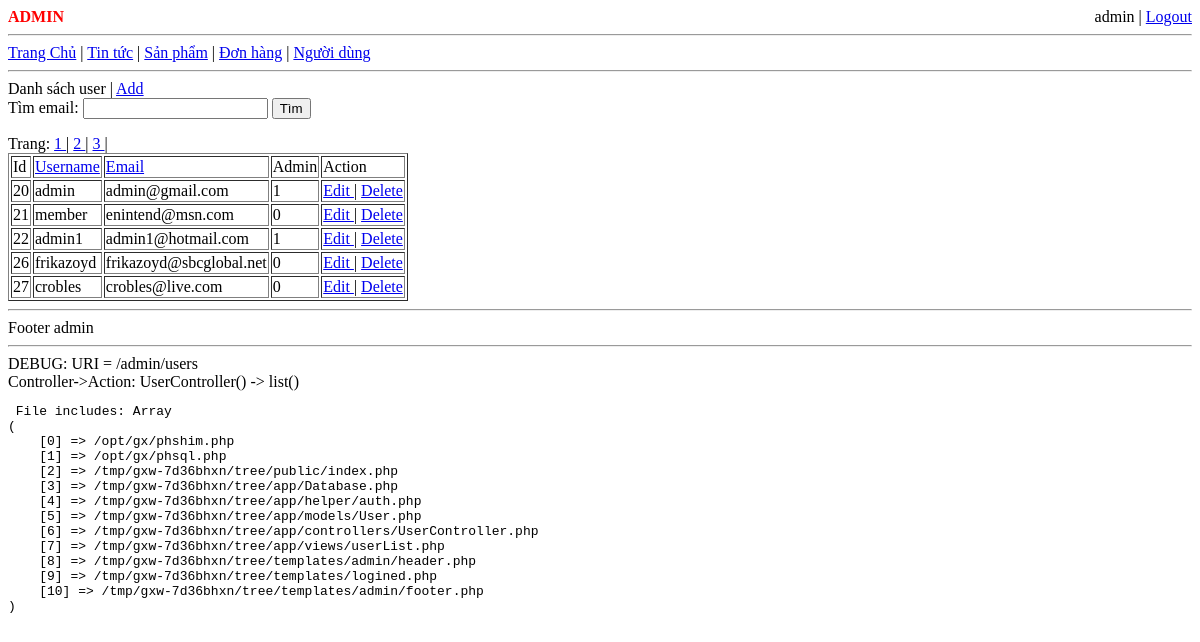
Before: /admin/users (signed in) with the older database file.
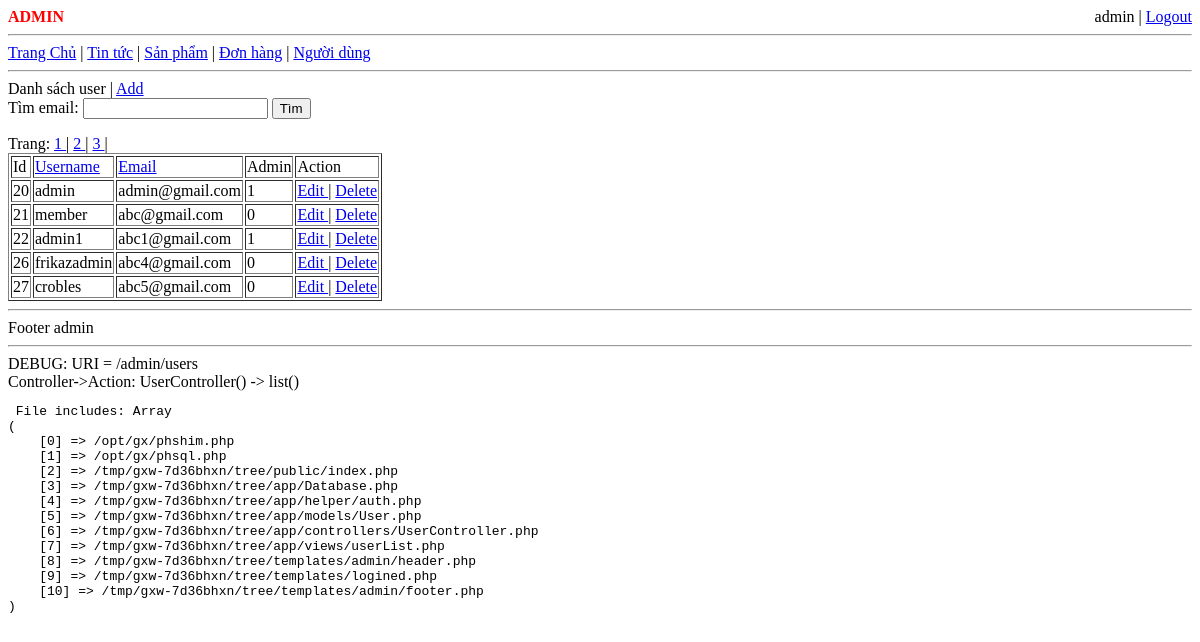
After: the same page with the newer database file.
### tables this page shows
CREATE TABLE `users` (
  `id` int(11) NOT NULL,
  `username` varchar(64) NOT NULL,
  `email` varchar(64) DEFAULT NULL,
  `password` varchar(32) NOT NULL,
  `first_name` varchar(64) DEFAULT NULL,
  `last_name` varchar(64) DEFAULT NULL,
  `phone_number` varchar(32) DEFAULT NULL,
  `delete_date` timestamp NULL DEFAULT NULL,
  `is_admin` tinyint(4) DEFAULT NULL
);

### app/controllers/UserController.php (called while the page is built, shortened)
<?php
require_once '../app/models/User.php';
class UserController
{
    public function list()
    {
        try{
            $sort_by = $_GET['sort_by'] ?? 0;
            $sort_type = $_GET['sort_type'] ?? 0;
            $search_email = $_GET['search_email'] ?? '';
            $page = $_GET['page'] ?? 1;
            $limit = 5;
            $param = ['page'=>$page,
            'limit' => $limit,
            'sort_by' => $sort_by,
            'sort_type' => $sort_type,
            'search_email'=> $search_email,
            ];
            $data = User::list($param);
            $total = User::count();
            $nPage = ceil($total / $limit);
        } catch (Exception $e) {
            $error =  "Có lỗi: " . $e->getMessage() . " \n". $e->getTraceAsString();
        }
        require_once "../app/views/userList.php";
    }
}

### app/models/User.php (called while the page is built, shortened)
<?php
class User
{
    public static function count($param = null)
    {
        $conn = Database::getConnection();
        $conn->setAttribute(PDO::ATTR_ERRMODE, PDO::ERRMODE_EXCEPTION);
        $stmt = $conn->prepare("SELECT count(*) AS c FROM users");
        $stmt->execute();
        $ret = $stmt->fetchAll();
        return $ret[0]['c'];
    }
    public static function list($param)
    {
        $page = $param['page'];
        $limit = $param['limit'];
        $offset = ($page - 1) * $limit;
        $search_email = $param['search_email'];
        $searchString = null;
        $sql = "SELECT * FROM users $searchString LIMIT :limit OFFSET :offset";
        $conn = Database::getConnection();
        $conn->setAttribute(PDO::ATTR_ERRMODE, PDO::ERRMODE_EXCEPTION);
        $stmt = $conn->prepare($sql);
        $stmt->bindParam(':limit', $limit, PDO::PARAM_INT);
        $stmt->bindParam(':offset', $offset, PDO::PARAM_INT);
        $stmt->execute();
        $ret = $stmt->fetchAll();
        return $ret;
    }
}

### app/views/userList.php (the view, shortened to what this page needs)
<?php
require_once "../templates/admin/header.php"
?>
Danh sách user | <a href="/admin/users/add">Add </a>
<form action="" method="get">
Tìm email: <input type="text" name='search_email' value="<?php echo $_GET['search_email'] ?? '' ?>">
<input type="submit" value="Tìm">
</form>
Trang:
<?php
    if(isset($nPage))
    for($i = 1; $i <= $nPage ; $i++){
        echo("\n <a href='/admin/users?page=$i'> $i </a> | ");
    }
    $sort_type = "asc";
?>
<table border="1">
    <tr>
<td>Id</td>
<td> <a href="/admin/users?sort_by=username&sort_type=<?php echo $sort_type  ?>">
Username </a></td>
<td> <a href="/admin/users?sort_by=email&sort_type=<?php echo $sort_type  ?>">
Email </a></td>
<td>Admin</td>
<td>Action</td>
    </tr>
<?php
    if(isset($data))
    foreach($data AS $one){
        $id = $one['id'];
        $username = $one['username'];
        $email = $one['email'];
        $is_admin = $one['is_admin'];
        echo("\n<tr>");
        echo("\n<td>  $id </td> <td> $username  </td> <td> $email </td> <td> $is_admin </td>");
        echo("\n<td> <a href='/admin/users/edit?id=$id'>  Edit </a> |
        <a href='/admin/users/delete?id=$id'>  Delete </a> </td>");
        echo("\n</tr>");
    }
?>
</table>
<?php
require_once "../templates/admin/footer.php"
?>

### public/index.php (shortened to what this page needs)
<?php
$rqUri = $_SERVER['REQUEST_URI'];
$routes = [
    '/login' => [LoginController::class, 'login'],
    '/logout' => [LoginController::class, 'logout'],
    '/member' => [MemberController::class, 'index'],
    '/admin/users/delete' => [UserController::class, 'delete'],
    '/admin/users/add' => [UserController::class, 'add'],
    '/admin/users/edit' => [UserController::class, 'edit'],
    '/admin/users' => [UserController::class, 'list'],
    '/admin' => [AdminController::class, 'index'],
    '/' => [HomeController::class, 'index'],
];
foreach($routes AS $uri => $arrayCtrl){
    $class = $arrayCtrl[0];
    $method = $arrayCtrl[1];
    if(str_starts_with($rqUri, $uri)){
         $obj = new $class;
         $obj->$method();
         break;
    }
}
echo("\n<hr/> DEBUG: URI = $rqUri ");
echo("\n<br/> Controller->Action: $class() -> $method() ");
echo "<pre> File includes: ";
print_r(get_included_files());
echo "</pre>";

### templates/admin/header.php (shortened to what this page needs)
<!DOCTYPE html>
<html>
<head>
</head>
<body>
<b style="color: red">ADMIN</b>
<?php
require '../templates/logined.php';
?>
<hr>
<a href="/">Trang Chủ</a> |
<a href="/admin/news">Tin tức</a> |
<a href="/admin/products">Sản phẩm</a> |
<a href="/admin/orders">Đơn hàng</a> |
<a href="/admin/users">Người dùng</a>
<hr>

### templates/logined.php
<span style='float: right'>
<?php
if($_SESSION['userinfo'] ?? '' ){
    echo $_SESSION['userinfo']['username'] ;
    echo " | <a href='/logout'>Logout</a>";
}
else{
    echo "<a href='/login'>Login</a>";
}
?>
</span>

### templates/admin/footer.php
<hr>
Footer admin
</body>
</html>

Changed rows visible on the page:
changed users "member": email "enintend@msn.com" → "abc@gmail.com"
changed users "admin1": email "admin1@hotmail.com" → "abc1@gmail.com"
changed users id 26: username "frikazoyd" → "frikazadmin"; email "frikazoyd@sbcglobal.net" → "abc4@gmail.com"
changed users "crobles": email "crobles@live.com" → "abc5@gmail.com"
